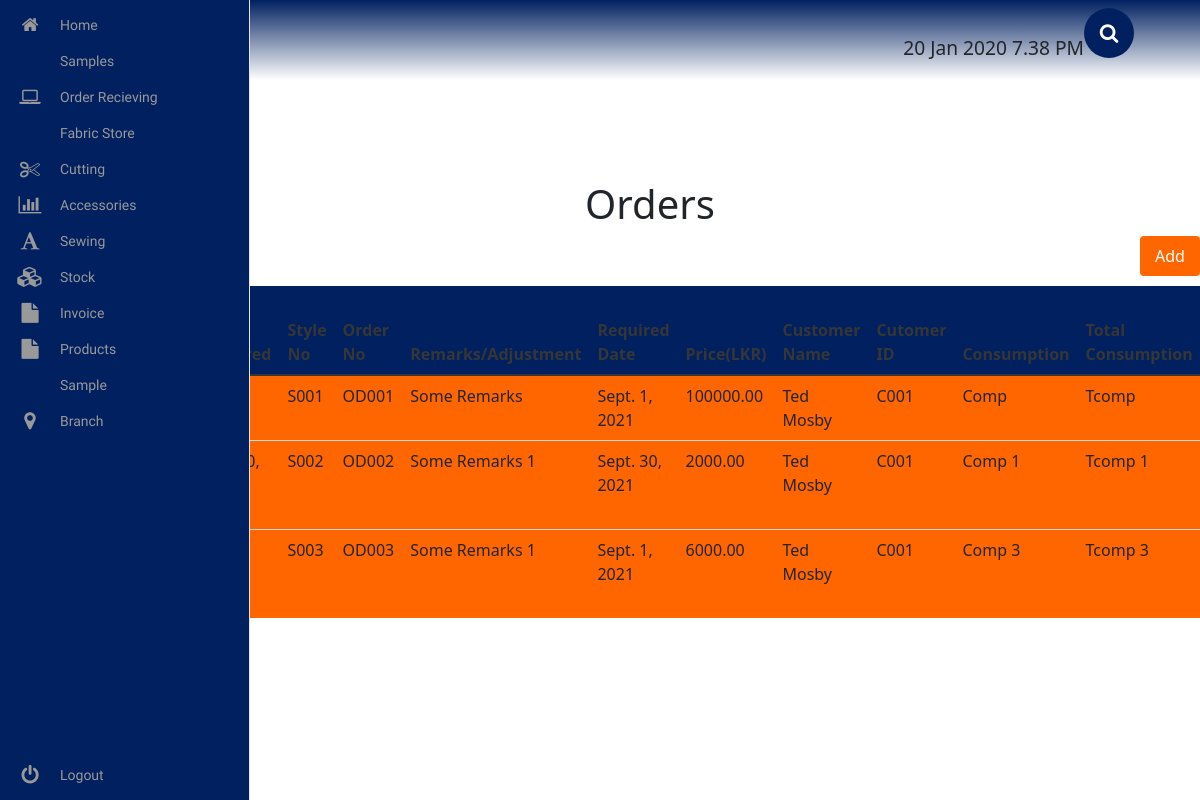
Screenshot of /orders/ with the database file from the repository.
### orders/models.py (models this page shows, shortened)
class OrderReceiving(models.Model):
	order_received = models.DateField()
	date_order_delivered = models.DateField()
	style_no = models.CharField(max_length=1000)
	order_no = models.CharField(max_length=1000, unique=True)
	remarks = models.CharField(max_length=9000)
	required_date = models.DateField()
	price = models.DecimalField(decimal_places=2, max_digits=1000)
	customer = models.ForeignKey(Customer, on_delete=models.CASCADE)
	consumption = models.CharField(max_length=1000)
	total_consumption = models.CharField(max_length=1000)
	delivery_date = models.DateField()
	order_status = models.BooleanField(default=False)
	order_progress = models.CharField(max_length=1000)
	reason = models.CharField(max_length=1000)

### customers/models.py (models this page shows)
class Customer(models.Model):
	customer_id = models.CharField(max_length=100)
	salutation = models.CharField(max_length=10, choices=salutation_choices, default='Mr')
	customer_first_name = models.CharField(max_length=500)
	customer_last_name = models.CharField(max_length=500)
	mobile_no = models.IntegerField()
	mobile_no_type = models.CharField(max_length=10, choices=mobile_no_type, default='Mobile')
	email = models.EmailField(max_length=120)
	email_type = models.CharField(max_length=10, choices=email_type, default='Work')
	address = models.CharField(max_length=1000)
	"""def __str__(self):
			    	return "%s %s" % (self.customer_first_name, self.customer_last_name)"""
	def __str__(self):
		return self.customer_first_name + ' ' + self.customer_last_name

### orders/views.py (the view, shortened to what this page needs)
# urls.py: path('', OrderMainView.as_view(), name="order_view"),
class OrderMainView(View):
	template_name = 'order_main.html'
	queryset = OrderReceiving.objects.all()
	def get_query_set(self):
		return self.queryset
	def get(self, request):
		form = OrderReceivingForm()
		context = {'orders': self.get_query_set(), 'form': form}
		return render(request, self.template_name, context)

### orders/templates/order_main.html (shortened to what this page needs)
<!DOCTYPE html>
<html lang="en">
{% extends 'base.html' %}
{% load static %}
{% load crispy_forms_tags %}
    {% block extra_css %}
        <link rel="stylesheet" href="{% static 'orders/css/order_main.css' %}">
    {% endblock %}
    {% block content %}
        <div class="order__container">
            <h1> Orders </h1>
            <div class="order__add__button__container" >
              <button class="order__add__button" onclick="Test()">
                Add
              </button>
            </div>
            <div class="table-responsive">
              <table class="table" id="order-table">
                <thead>
                  <tr class="order__tr">
                    <th scope="col">Order Received</th>
                    <th scope="col">Date Order Delivered</th>
                    <th scope="col">Style No</th>
                    <th scope="col">Order No</th>
                    <th scope="col">Remarks/Adjustment</th>
                    <th scope="col">Required Date</th>
                    <th scope="col">Price(LKR)</th>
                    <th scope="col">Customer Name</th>
                    <th scope="col">Cutomer ID</th>
                    <th scope="col">Consumption</th>
                    <th scope="col">Total Consumption</th>
                  </tr>
                </thead>
                <tbody>
                  {% for order in orders %}
                  <tr class="order__body">
                    <td> {{ order.order_received }} </td>
                    <td> {{ order.date_order_delivered }} </td>
                    <td> {{ order.style_no }} </td>
                    <td> {{ order.order_no }} </td>
                    <td> {{ order.remarks }} </td>
                    <td> {{ order.required_date }} </td>
                    <td> {{ order.price }} </td>
                    <td> {{ order.customer.customer_first_name }}
                         {{ order.customer.customer_last_name }}
                    </td>
                    <td> {{ order.customer.customer_id }} </td>
                    <td> {{ order.consumption }} </td>
                    <td> {{ order.total_consumption }} </td>
                   </tr>
                  {% endfor %}
                </tbody>
              </table>
            </div>
        </div>
    {% endblock %}

### orders/static/orders/css/order_main.css (style rules this page uses)
.order__container { margin: 100px 0 0 100px; }
.order__container h1 { text-align: center; }
.order__add__button__container { display: flex; float: right; margin-bottom: 10px; }
.order__add__button { border: none; outline: none; border-radius: 4px; background-color: #FF6600; color: #fff; width: 60px; height: 40px; }
.order__tr { background-color: #002060; color: #fff; }
.order__tr th { color: #fff; }
.order__body { background-color: #FF6600; }
#order-table { display: block; }

### rows the page displays
OrderReceiving: style_no "S001", order_no "OD001", remarks "Some Remarks", required_date "Sept. 1, 2021", price "100000.00", customer.customer_first_name "Ted", customer.customer_last_name "Mosby", customer.customer_id "C001", consumption "Comp", total_consumption "Tcomp"
OrderReceiving: style_no "S002", order_no "OD002", remarks "Some Remarks 1", required_date "Sept. 30, 2021", price "2000.00", customer.customer_first_name "Ted", customer.customer_last_name "Mosby", customer.customer_id "C001", consumption "Comp 1", total_consumption "Tcomp 1"
OrderReceiving: style_no "S003", order_no "OD003", remarks "Some Remarks 1", required_date "Sept. 1, 2021", price "6000.00", customer.customer_first_name "Ted", customer.customer_last_name "Mosby", customer.customer_id "C001", consumption "Comp 3", total_consumption "Tcomp 3"
